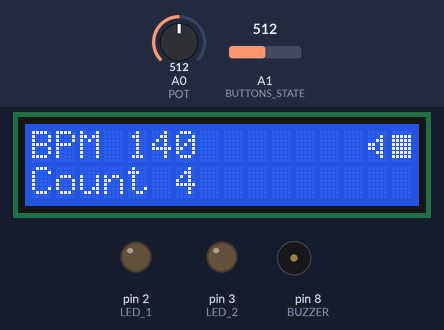
Bench run of a sketch on a simulated Arduino Uno, built with avr-gcc and run on an emulated ATmega328P. Shown: 16×2 character LCD, output pins drawn as LEDs (lit = HIGH), buzzer (waves = sounding). Dashed ring = blinking. The test bench sets the inputs (shaded band); at power-on: A1 (BUTTONS_STATE) = 512, A0 (POT) = 512.

Above: at 1.2 s.
1.3 s: A1 (BUTTONS_STATE) set to 1000
2.8 s: A1 (BUTTONS_STATE) set to 1017
At 3.03 s:
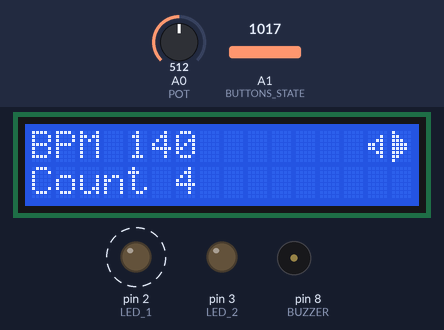
4.7 s: A1 (BUTTONS_STATE) set to 529
6.2 s: A1 (BUTTONS_STATE) set to 519
At 6.89 s:
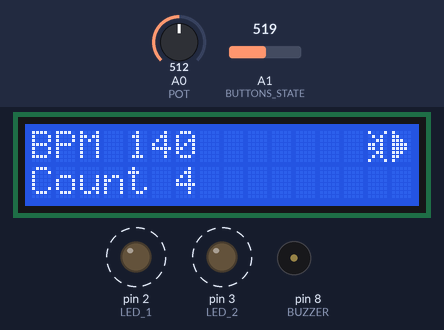
8.1 s: A0 (POT) set to 122
At 9.6 s:
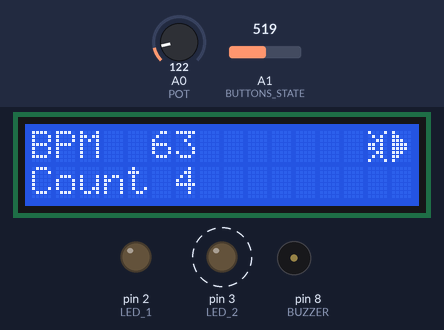
10.3 s: A0 (POT) set to 306
At 10.9 s:
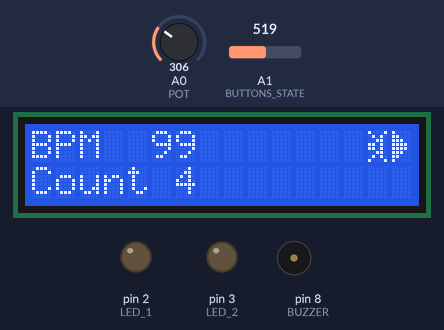
Timing chart, 0 to 12.8 s (numbered marks = the images above; inputs shaded):
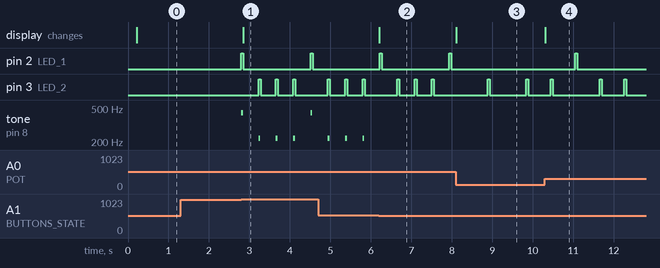

Measured:
- the behaviour switches between 1007 and 1008 on A1 (BUTTONS_STATE) (found by bisection; images 0 and 1)
- the behaviour switches between 520 and 519 on A1 (BUTTONS_STATE) (found by bisection; images 1 and 2)
- after the input at 1.3 s, every drawn part: stays the same
- after the input at 2.8 s, pin 2 (LED_1): alternates HIGH for 0.05 s and LOW for 1.7 s, starting at once; pin 3 (LED_2): alternates HIGH for 0.05 s and LOW for 0.38 s, starting after 0.43 s
- after the input at 6.2 s, tone on pin 8 (BUZZER): stops changing and stays silent; the display: changes at once (image 2)
- after the input at 8.1 s, pin 2 (LED_1): stays LOW (without the input it goes to HIGH after 1.5 s); the display: changes at once (image 3)
- after the input at 10.3 s, the display: changes at once (image 4)

The sketch:

metronom.ino
```cpp
#include <LiquidCrystal.h>

#define POT A0
#define BUTTONS_STATE A1
#define LED_1 2
#define LED_2 3
#define BUZZER 8

const unsigned long LCD_UPDATE_MS = 50;
const unsigned long LED_FLASH_MS = 50;
const unsigned long TONE_DURATION_MS = 45;
const unsigned long DEBOUNCE_MS = 200;

const int BUTTONS_THRESHOLD_HIGH = 1023;
const int BUTTONS_THRESHOLD_MID = 505;
const int BUTTONS_THRESHOLD_RANGE = 15;

LiquidCrystal lcd(12, 11, 5, 4, 9, 7);

int previousInterval = 0;
int interval = 0;
int potVal = 0;
int bpm = 0;
unsigned long elapsedLcd = 0;
unsigned long elapsedInterval = 0;
unsigned long elapsedTick = 0;
unsigned long lastButtonChange = 0;

bool withSound = false;
bool withTick = false;
int lastButtonPressed = -1;

int maxCount = 4;
int count = 0;

byte play[8] = {
  B10000,
  B11000,
  B11100,
  B11110,
  B11110,
  B11100,
  B11000,
  B10000
};

byte stopped[8] = {
  B00000,
  B11111,
  B11111,
  B11111,
  B11111,
  B11111,
  B11111,
  B00000
};

byte soundOn[8] = {
  B00000,
  B00010,
  B00110,
  B11010,
  B11010,
  B00110,
  B00010,
  B00000
};


byte soundOff[8] = {
  B10001,
  B01010,
  B00110,
  B11010,
  B11010,
  B00110,
  B01010,
  B10001
};


void setup() {
  lcd.begin(16, 2);
  lcd.createChar(0, play);
  lcd.createChar(1, stopped);
  lcd.createChar(2, soundOn);
  lcd.createChar(3, soundOff);
  lcd.noCursor();
  pinMode(POT, INPUT);
  pinMode(BUTTONS_STATE, INPUT_PULLUP);
  pinMode(LED_1, OUTPUT);
  pinMode(LED_2, OUTPUT);
  pinMode(BUZZER, OUTPUT);
}

void showBPM() {

  if(previousInterval != interval) {
    previousInterval = interval;
    lcd.setCursor(0,0);
    lcd.print("BPM ");
    if(bpm < 100) {
      lcd.print(" ");
    }
    lcd.print(bpm);
  }

}

void showStatus() {

  if (withTick) {
    lcd.setCursor(15,0);
    lcd.write(byte(0));
  } else {
    lcd.setCursor(15,0);
    lcd.write(byte(1));
  }

  if (withSound) {
    lcd.setCursor(14,0);
    lcd.write(byte(2));
  } else {
    lcd.setCursor(14,0);
    lcd.write(byte(3));
  }
}

void showCount() {
    lcd.setCursor(0,1);
    lcd.print("Count ");
    lcd.print(maxCount);
}

void updateLCD() {
  if (millis() - elapsedLcd >= LCD_UPDATE_MS) {
    showBPM();
    showStatus();
    showCount();
    elapsedLcd = millis();
  }

}

void handleSwitchCount() {
  maxCount = maxCount == 8 ? 1 : maxCount + 1;
}

void handleSwitchSound() {
  withSound = !withSound;
}

void handleSwitchTick() {

  withTick = !withTick;

  if (!withTick) {
    count = 0;

    digitalWrite(LED_1, LOW);
    digitalWrite(LED_2, LOW);
  }
}

void handleStateButtons() {
  if (millis() - lastButtonChange < DEBOUNCE_MS) {
    return;
  }

  int buttonState = analogRead(BUTTONS_STATE);
  int buttonPressed = -1;

  if (buttonState < BUTTONS_THRESHOLD_MID) {
    buttonPressed = 2;
  } else if (buttonState < BUTTONS_THRESHOLD_MID + BUTTONS_THRESHOLD_RANGE) {
    buttonPressed = 1;
  } else if (buttonState >= BUTTONS_THRESHOLD_HIGH - BUTTONS_THRESHOLD_RANGE) {
    buttonPressed = 0;
  }

  if (buttonPressed == lastButtonPressed) {
    return;
  }

  if (buttonPressed == 0) {
    handleSwitchTick();
    lastButtonChange = millis();
  } else if (buttonPressed == 1) {
    handleSwitchSound();
    lastButtonChange = millis();
  } else if (buttonPressed == 2) {
    handleSwitchCount();
    lastButtonChange = millis();
  }
  lastButtonPressed = buttonPressed;

}

void handleBpm() {
  potVal = analogRead(POT);
  bpm = map(potVal, 0, 1023, 40, 240);
  interval = (60L * 1000 / bpm);
}

void loop() {
  handleStateButtons();
  handleBpm();
  updateLCD();
  if (!withTick) {
    return;
  }
  if (millis() - elapsedInterval >= interval) {
    elapsedInterval = millis();
    elapsedTick = elapsedInterval;
    if (count == 0) {
      digitalWrite(LED_1, HIGH);
      if(withSound) {
        tone(BUZZER, 440, TONE_DURATION_MS);
      }
    } else {
      digitalWrite(LED_2, HIGH);
      if(withSound) {
        tone(BUZZER, 220, TONE_DURATION_MS);
      }
    }
    count++;
    if (count >= maxCount) {
      count = 0;
    }
  }
  if (millis() - elapsedTick >= LED_FLASH_MS) {
    digitalWrite(LED_1, LOW);
    digitalWrite(LED_2, LOW);
  }
}
```
